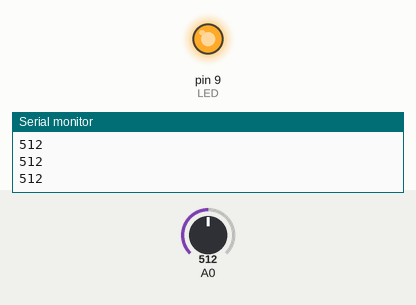
The sketch below on a simulated Arduino Uno, built with avr-gcc and run on an emulated ATmega328P. Shown: output pins drawn as LEDs (lit = HIGH), the last lines printed to the serial monitor. Inputs (shaded band) come from the test bench; at power-on: A0 = 512.

Above: at 1.2 s.
1.3 s: A0 set to 122
At 2.5 s:
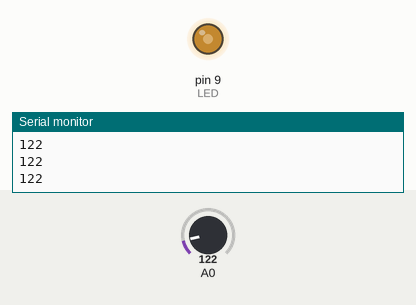
2.8 s: A0 set to 0
At 3.9 s:
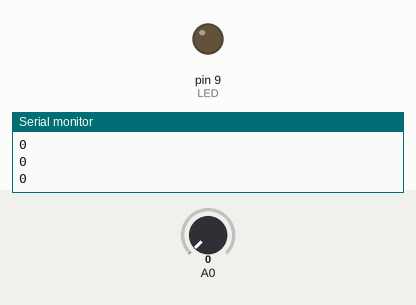
4.3 s: A0 set to 306
At 5.0 s:
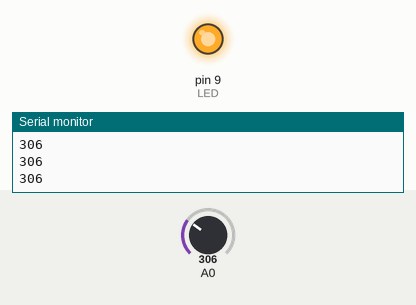
Timing chart, 0 to 7.3 s (numbered marks = the images above; inputs shaded):
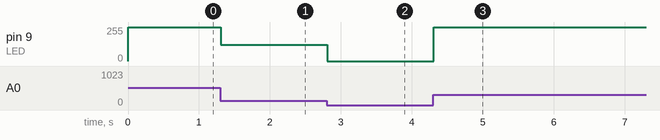

The sketch:

_3_Variable_Resistor.ino
```cpp
int LED = 9; // 변수 LED 를 9로 선언

void setup() {
  Serial.begin(9600); // 시리얼 통신 초기화
  pinMode(LED, OUTPUT); // 9번 핀을 출력으로 설정
}

void loop() {
  int val = analogRead(A0); // 변수 val 값을 아날로그 핀 5에서 읽은 값(max = 1024) / 4 (max = 255)
  Serial.println(val); // 시리얼 모니터로 가변저항 값을 출력
  analogWrite(LED, val); // 가변 저항의 값을 LED(9번 핀)으로 보내 출력
}
```

Measured:
- after the input at 1.3 s, pin 9 (LED): 255/255 → 122/255 at once
- after the input at 2.8 s, pin 9 (LED): 122/255 → 0/255 at once
- after the input at 4.3 s, pin 9 (LED): 0/255 → 255/255 at once
